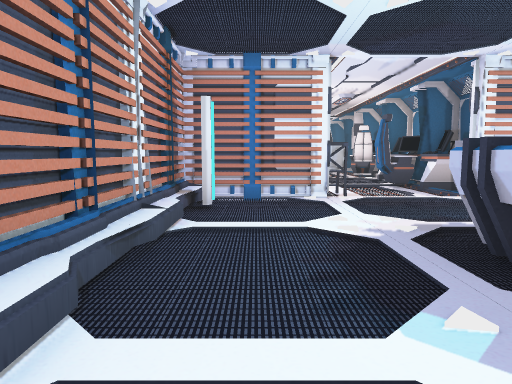
[1] (above)

24 first-person views from a walk through a scene from a Unity 3-D project. The camera is 1.2 m above the floor, tilts 6° down and sees 70° across. Doors are open. The floor is counted in squares, 1 m on a side. Each view is taken from the middle of a square. On the plan, view 1 faces up. The plan holds only what a view shows up to about 15 squares ahead; the rest is blank. The place goes on beyond the plan. Some surface patterns are stand-ins.

[2]
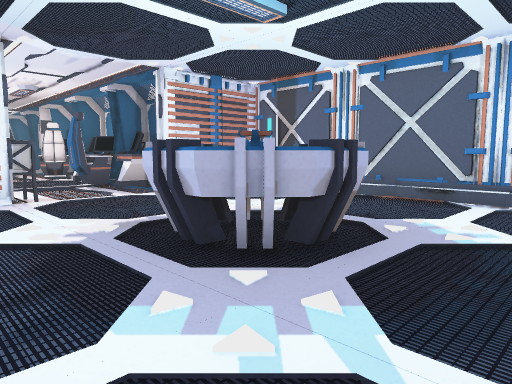

[3]
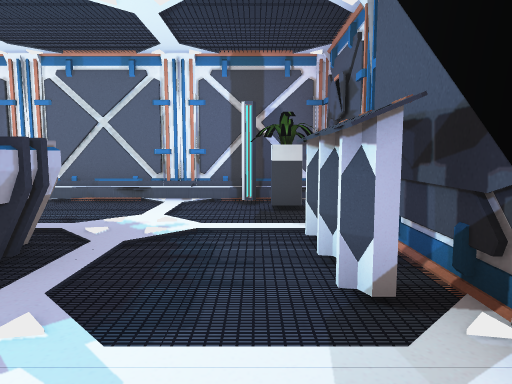

[4]
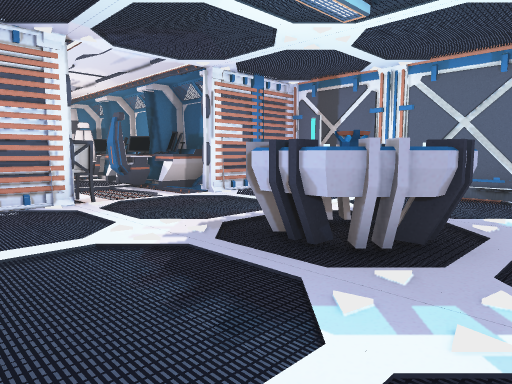

[5]
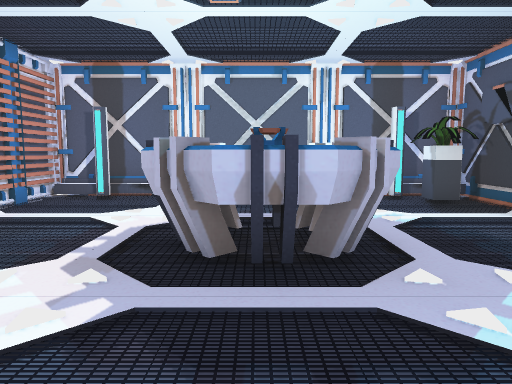

[6]
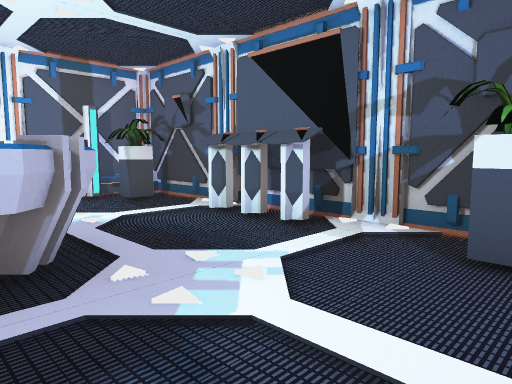

[7]
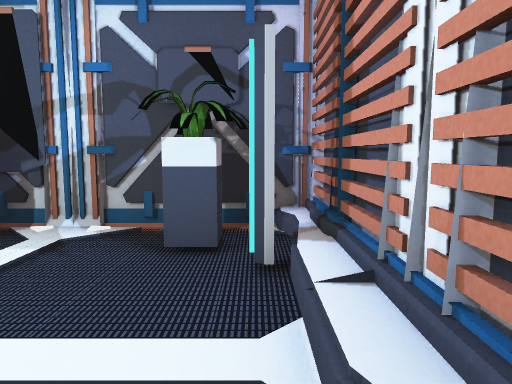

[8]
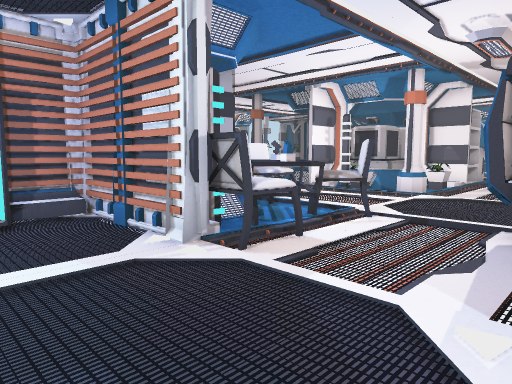

[9]
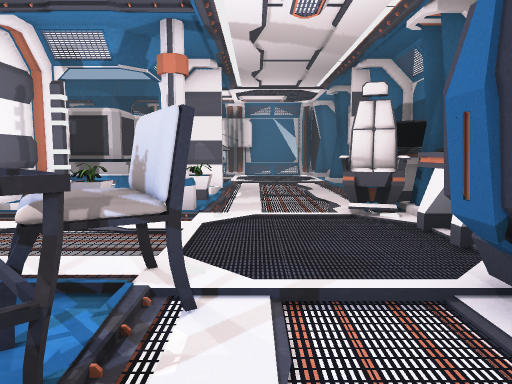

[10]
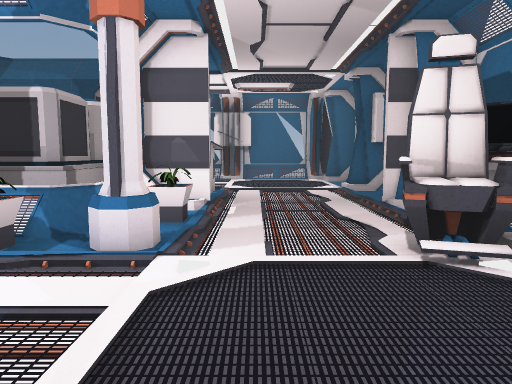

[11]
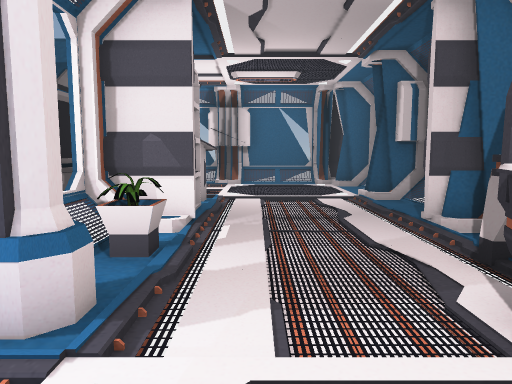

[12]
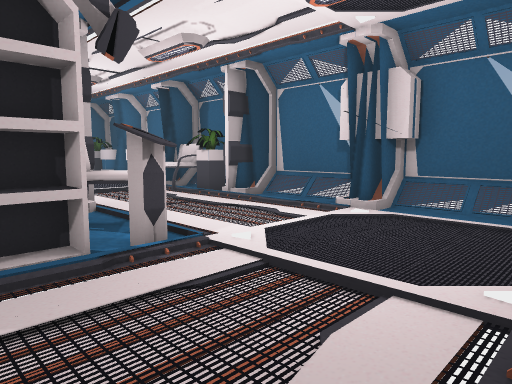

[13]
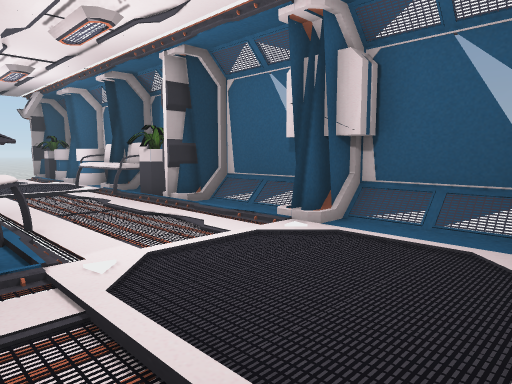

[14]
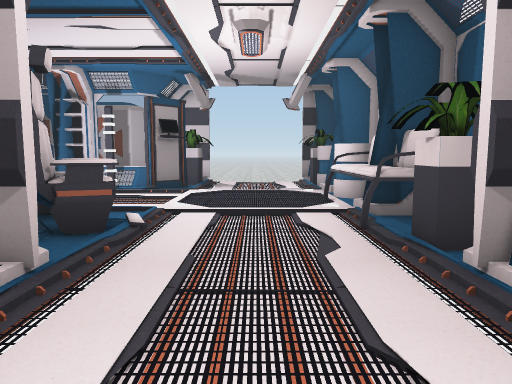

[15]
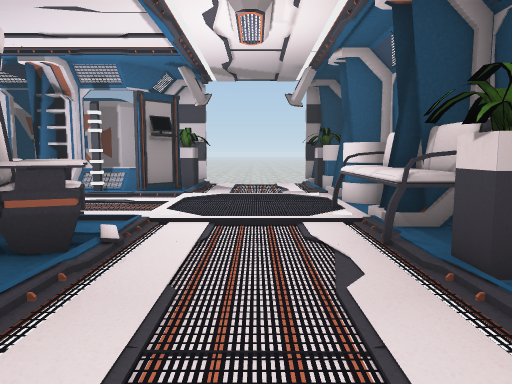

[16]
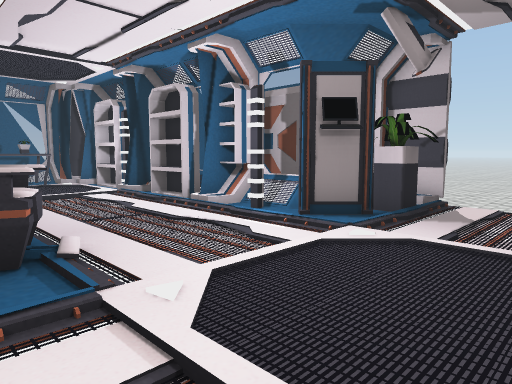

[17]
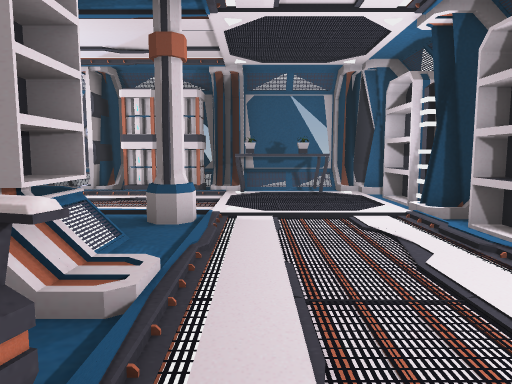

[18]
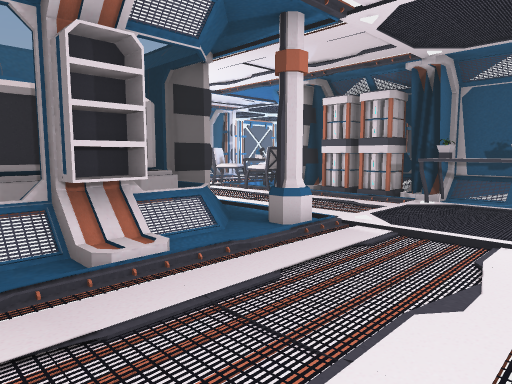

[19]
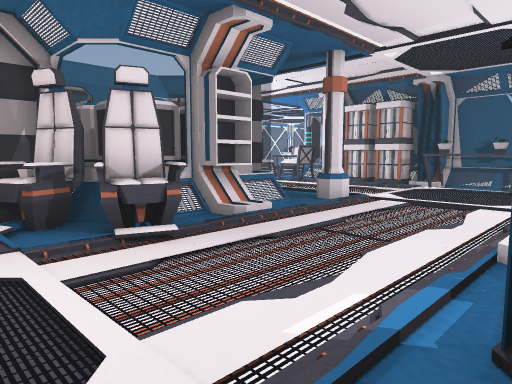

[20]
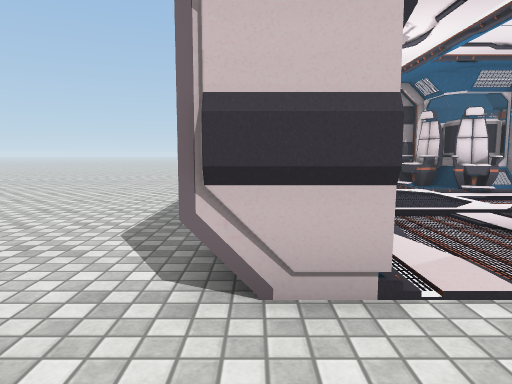

[21]
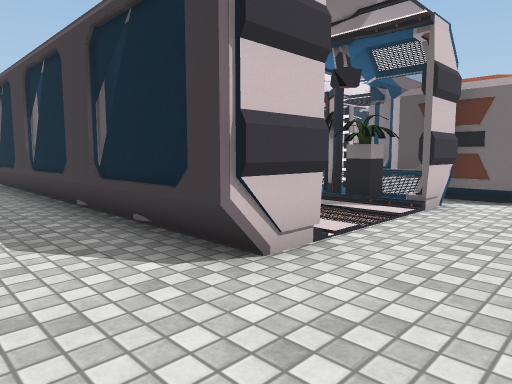

[22]
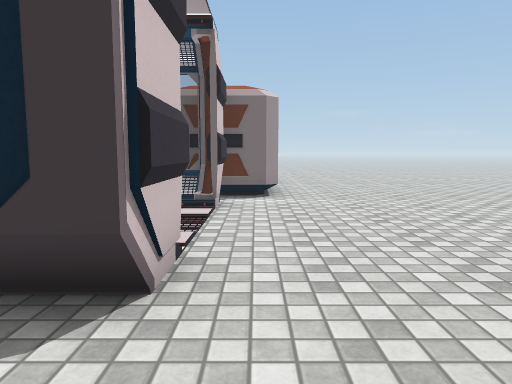

[23]
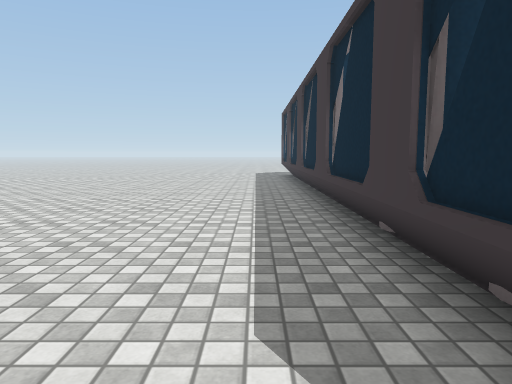

[24]
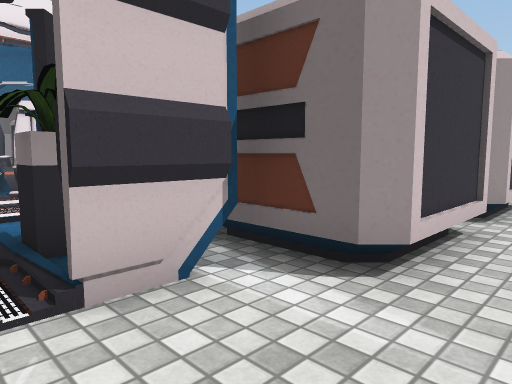

### Floor plan
Key: @ floor where view 1 was taken; # wall or solid block; . main floor; : floor 0.25 m higher than the main floor; / step, stairs or slope; D open door; = window, fence, low wall or low ledge; O other object.
Columns run from 17 left of view 1 to 10 right of it. Each row starts with its distance up from view 1.
 34 . .................
 33  ..................
 32 ...................
 31 ...#OOO#OOO#OOO#===OO==#
 30 ...D..O#OOOOOO.D..##...##
 29 ...D...........D........=
 28 ...D...........D........
 27 ...D...........D........O
 26 ...D..O.....OO.DOOO....:O
 25 ...#/OO....OOO/#OOOO....O
 24 ..OOOO#....OO=O#O OO....
 23 .OOOOO#...../OOOOOOO....
 22 ..O OO#..../OOO O##DDDDD#
 21 .OO  O#...../O OO=..... =
 20 ..OOOOO.....==OOO=#O...OO
 19 .OO   O....OO//###OO..OOO
 18   O   #.....O./D##O...OOO
 17   O   #........D.......O
 16       O........D.......O
 15       O.OOO....DO..O...OO
 14       ##OOOO..#DOOOO..OOO
 13       ##=O=#OOO#=OOO..OOO
 12                   OO...OO
 11                   #O....
 10                ####DDDDD####
  9                #...........#
  8                ##.........##
  7                #...........#
  6                #.........  #
  5                #....OOO....#
  4                #...OOOO....#
  3                #....OOO....#
  2                #.....O.....#
  1                #...........#
  0                ##@........##
 -1                #.O..OOO..O.#
 -2                #############

Positions as (right, up) in squares from view 1, and headings:
1: (0, 0), facing up
2: (0, 0), facing up-right
3: (0, 0), facing right
4: (-1, 1), facing up-right
5: (-1, 4), facing right
6: (-1, 4), facing down-right
7: (-1, 4), facing down
8: (6, 7), facing up-left
9: (3, 11), facing up
10: (3, 14), facing up
11: (3, 16), facing up
12: (6, 23), facing up-left
13: (6, 25), facing up-left
14: (1, 28), facing left
15: (0, 28), facing left
16: (-5, 29), facing down-left
17: (-7, 25), facing down
18: (-10, 24), facing down-right
19: (-11, 27), facing down-right
20: (-17, 31), facing right
21: (-17, 34), facing down-right
22: (-15, 34), facing down
23: (-14, 33), facing right
24: (-17, 27), facing down-right
